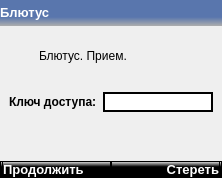
      <widget class="QWidget" name="BL_PRM_page">
       <layout class="QVBoxLayout" name="verticalLayout_61">
        <property name="spacing">
         <number>0</number>
        </property>
        <property name="leftMargin">
         <number>0</number>
        </property>
        <property name="topMargin">
         <number>0</number>
        </property>
        <property name="rightMargin">
         <number>0</number>
        </property>
        <property name="bottomMargin">
         <number>0</number>
        </property>
        <item>
         <layout class="QVBoxLayout" name="verticalLayout_59">
          <property name="spacing">
           <number>0</number>
          </property>
          <item>
           <widget class="QWidget" name="horizontalWidget_17" native="true">
            <property name="styleSheet">
             <string notr="true">background: qlineargradient(spread:pad, x1:0, y1:0, x2:0, y2:1, stop:0.659091 rgba(89, 118, 173, 255), stop:1 rgba(173, 173, 173, 255));</string>
            </property>
            <layout class="QHBoxLayout" name="horizontalLayout_78">
             <property name="spacing">
              <number>0</number>
             </property>
             <property name="leftMargin">
              <number>0</number>
             </property>
             <property name="topMargin">
              <number>1</number>
             </property>
             <property name="rightMargin">
              <number>0</number>
             </property>
             <property name="bottomMargin">
              <number>1</number>
             </property>
             <item>
              <widget class="QLabel" name="label_104">
               <property name="sizePolicy">
                <sizepolicy hsizetype="Preferred" vsizetype="Fixed">
                 <horstretch>0</horstretch>
                 <verstretch>0</verstretch>
                </sizepolicy>
               </property>
               <property name="sizeIncrement">
                <size>
                 <width>0</width>
                 <height>0</height>
                </size>
               </property>
               <property name="baseSize">
                <size>
                 <width>0</width>
                 <height>0</height>
                </size>
               </property>
               <property name="font">
                <font>
                 <pointsize>10</pointsize>
                 <weight>75</weight>
                 <bold>true</bold>
                </font>
               </property>
               <property name="styleSheet">
                <string notr="true">color: rgb(255, 255, 255);
background: none;</string>
               </property>
               <property name="text">
                <string>Блютус</string>
               </property>
               <property name="scaledContents">
                <bool>false</bool>
               </property>
               <property name="margin">
                <number>0</number>
               </property>
              </widget>
             </item>
             <item>
              <widget class="QLabel" name="bat_10">
               <property name="sizePolicy">
                <sizepolicy hsizetype="Fixed" vsizetype="Fixed">
                 <horstretch>0</horstretch>
                 <verstretch>0</verstretch>
                </sizepolicy>
               </property>
               <property name="minimumSize">
                <size>
                 <width>24</width>
                 <height>24</height>
                </size>
               </property>
               <property name="maximumSize">
                <size>
                 <width>24</width>
                 <height>24</height>
                </size>
               </property>
               <property name="layoutDirection">
                <enum>Qt::LeftToRight</enum>
               </property>
               <property name="styleSheet">
                <string notr="true">border-image: url(:/resources/battery64.png);
background: none;</string>
               </property>
               <property name="text">
                <string/>
               </property>
               <property name="alignment">
                <set>Qt::AlignRight|Qt::AlignTrailing|Qt::AlignVCenter</set>
               </property>
               <property name="margin">
                <number>0</number>
               </property>
              </widget>
             </item>
            </layout>
           </widget>
          </item>
          <item>
           <widget class="QWidget" name="widget_37" native="true">
            <property name="sizePolicy">
             <sizepolicy hsizetype="Expanding" vsizetype="Expanding">
              <horstretch>0</horstretch>
              <verstretch>0</verstretch>
             </sizepolicy>
            </property>
            <layout class="QVBoxLayout" name="verticalLayout_60">
             <property name="leftMargin">
              <number>0</number>
             </property>
             <property name="topMargin">
              <number>9</number>
             </property>
             <property name="rightMargin">
              <number>0</number>
             </property>
             <property name="bottomMargin">
              <number>0</number>
             </property>
             <item>
              <widget class="QWidget" name="horizontalWidget" native="true">
               <property name="sizePolicy">
                <sizepolicy hsizetype="Preferred" vsizetype="Fixed">
                 <horstretch>0</horstretch>
                 <verstretch>0</verstretch>
                </sizepolicy>
               </property>
               <layout class="QHBoxLayout" name="horizontalLayout_80">
                <item>
                 <widget class="QLabel" name="label_106">
                  <property name="minimumSize">
                   <size>
                    <width>24</width>
                    <height>24</height>
                   </size>
                  </property>
                  <property name="maximumSize">
                   <size>
                    <width>24</width>
                    <height>24</height>
                   </size>
                  </property>
                  <property name="styleSheet">
                   <string notr="true">image: url(:/resources/блютус.png)</string>
                  </property>
                  <property name="text">
                   <string/>
                  </property>
                 </widget>
                </item>
                <item>
                 <widget class="QLabel" name="label_105">
                  <property name="sizePolicy">
                   <sizepolicy hsizetype="Preferred" vsizetype="Fixed">
                    <horstretch>0</horstretch>
                    <verstretch>0</verstretch>
                   </sizepolicy>
                  </property>
                  <property name="text">
                   <string>Блютус. Прием.</string>
                  </property>
                  <property name="alignment">
                   <set>Qt::AlignLeading|Qt::AlignLeft|Qt::AlignVCenter</set>
                  </property>
                 </widget>
                </item>
               </layout>
              </widget>
             </item>
             <item>
              <widget class="QWidget" name="widget_38" native="true">
               <property name="sizePolicy">
                <sizepolicy hsizetype="Preferred" vsizetype="Fixed">
                 <horstretch>0</horstretch>
                 <verstretch>0</verstretch>
                </sizepolicy>
               </property>
               <layout class="QHBoxLayout" name="horizontalLayout_81">
                <item>
                 <widget class="QLabel" name="label_109">
                  <property name="font">
                   <font>
                    <weight>75</weight>
                    <bold>true</bold>
                   </font>
                  </property>
                  <property name="text">
                   <string>Ключ доступа:</string>
                  </property>
                 </widget>
                </item>
                <item>
                 <widget class="QLineEdit" name="lineEdit">
                  <property name="styleSheet">
                   <string notr="true">border: 2px solid;</string>
                  </property>
                 </widget>
                </item>
               </layout>
              </widget>
             </item>
             <item>
              <spacer name="verticalSpacer_12">
               <property name="orientation">
                <enum>Qt::Vertical</enum>
               </property>
               <property name="sizeHint" stdset="0">
                <size>
                 <width>20</width>
                 <height>40</height>
                </size>
               </property>
              </spacer>
             </item>
            </layout>
           </widget>
          </item>
          <item>
           <widget class="QWidget" name="horizontalWidget_18" native="true">
            <property name="sizePolicy">
             <sizepolicy hsizetype="Preferred" vsizetype="Fixed">
              <horstretch>0</horstretch>
              <verstretch>0</verstretch>
             </sizepolicy>
            </property>
            <property name="styleSheet">
             <string notr="true">QWidget {
	background: qlineargradient(spread:pad, x1:0, y1:1, x2:0, y2:0, stop:0.659091 rgba(0, 0, 0, 255), stop:1 rgba(255, 255, 255, 255));
border: 1px solid black;
}
QLabel {
	color: rgb(255, 255, 255)
}
QPushButtonl {
	color: rgb(255, 255, 255)
}</string>
            </property>
            <layout class="QHBoxLayout" name="horizontalLayout_79">
             <property name="spacing">
              <number>0</number>
             </property>
             <property name="leftMargin">
              <number>2</number>
             </property>
             <property name="topMargin">
              <number>0</number>
             </property>
             <property name="rightMargin">
              <number>2</number>
             </property>
             <property name="bottomMargin">
              <number>0</number>
             </property>
             <item>
              <widget class="QPushButton" name="BL_PRM_left">
               <property name="font">
                <font>
                 <pointsize>10</pointsize>
                 <weight>75</weight>
                 <bold>true</bold>
                </font>
               </property>
               <property name="layoutDirection">
                <enum>Qt::LeftToRight</enum>
               </property>
               <property name="autoFillBackground">
                <bool>false</bool>
               </property>
               <property name="styleSheet">
                <string notr="true">color: rgb(255, 255, 255);
text-align:left;</string>
               </property>
               <property name="text">
                <string>Продолжить</string>
               </property>
               <property name="autoDefault">
                <bool>false</bool>
               </property>
               <property name="default">
                <bool>false</bool>
               </property>
               <property name="flat">
                <bool>false</bool>
               </property>
              </widget>
             </item>
             <item>
              <widget class="QPushButton" name="BL_PRM_right">
               <property name="font">
                <font>
                 <pointsize>10</pointsize>
                 <weight>75</weight>
                 <bold>true</bold>
                </font>
               </property>
               <property name="layoutDirection">
                <enum>Qt::LeftToRight</enum>
               </property>
               <property name="autoFillBackground">
                <bool>false</bool>
               </property>
               <property name="styleSheet">
                <string notr="true">color: rgb(255, 255, 255);
text-align:right;</string>
               </property>
               <property name="text">
                <string>Стереть</string>
               </property>
               <property name="autoDefault">
                <bool>false</bool>
               </property>
               <property name="default">
                <bool>false</bool>
               </property>
               <property name="flat">
                <bool>false</bool>
               </property>
              </widget>
             </item>
            </layout>
           </widget>
          </item>
         </layout>
        </item>
       </layout>
      </widget>
